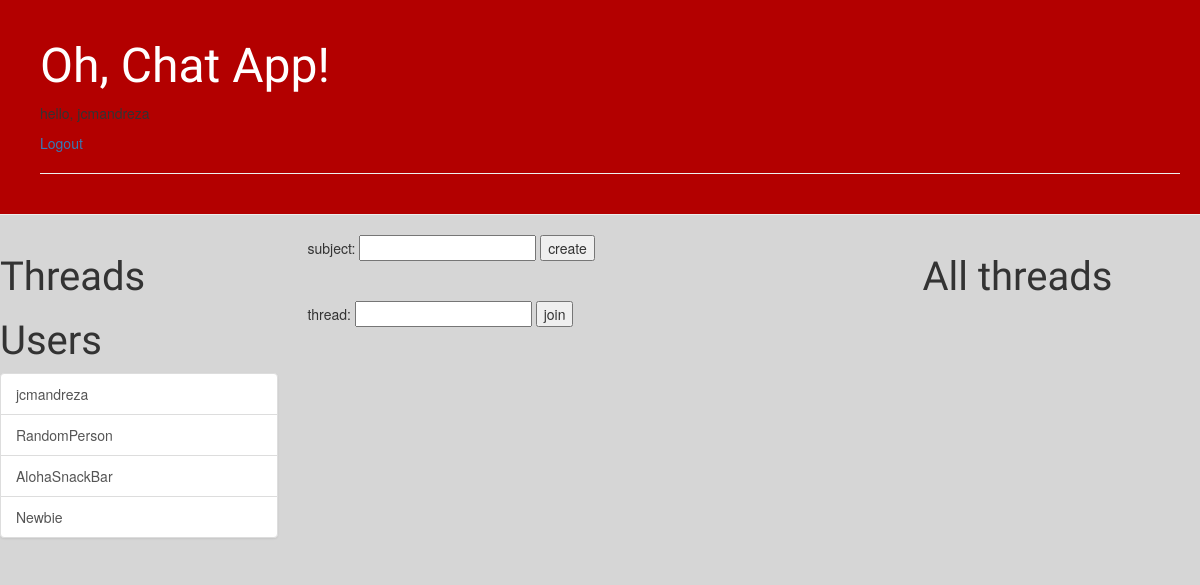
Page / (signed in) on the earlier database version.
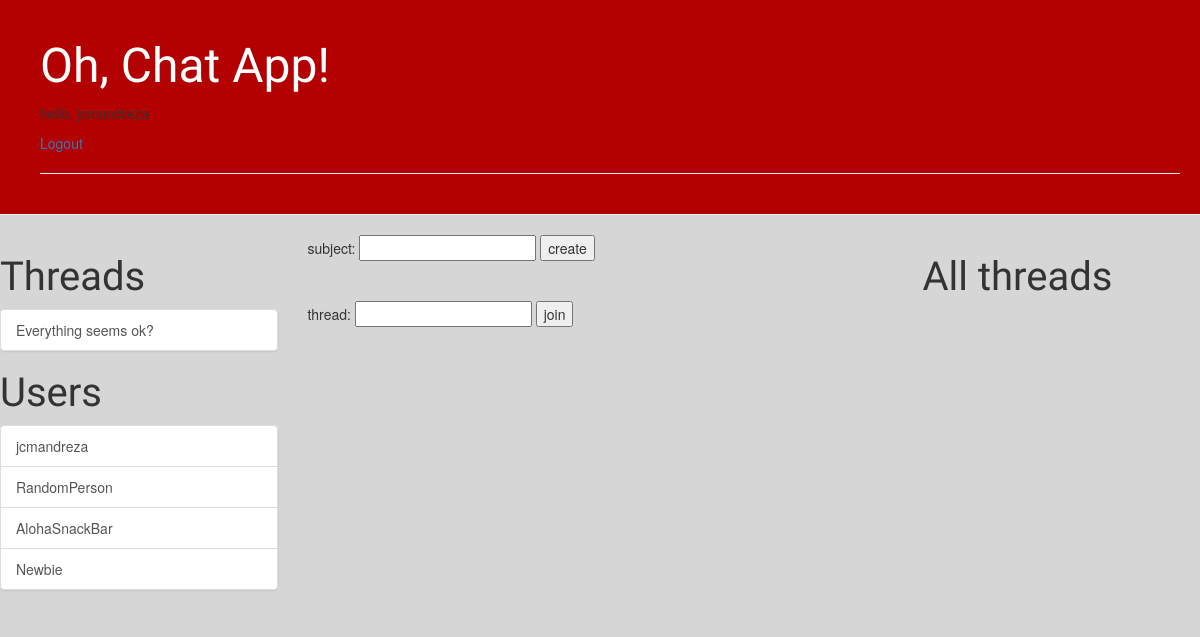
Same page on the later database version.
### messenger/models.py (models this page shows, shortened)
class Profile(models.Model):
	first_name = models.CharField(max_length=30, blank = False)
	last_name = models.CharField(max_length=30, blank = False)
	owner = models.OneToOneField(User, related_name='profile')
	thread = models.ManyToManyField(MessageThread,
		related_name = '_thread', through = 'ProfileThread')

class MessageThread(models.Model):
    subject = models.CharField(max_length=255, blank=True)
    participants = models.ManyToManyField(User, related_name='message_threads')
    when_created = models.DateTimeField(auto_now_add=True)
    objects = ThreadManager()

### dashboard/views.py (the view)
# urls.py: 2. Add a URL to urlpatterns:  url(r'^$', views.home, name='home')
@login_required
def home(request):
    context = {
        'threads': MessageThread.objects.filter(participants=request.user).order_by('-when_created'),
        'users' : Profile.objects.all(),
        'allthreads':MessageThread.objects.all().order_by('-when_created')
    }
    return render(request, 'dashboard/home.html',context = context)

### dashboard/templates/dashboard/home.html (shortened to what this page needs)
{% extends 'dashboard/base.html' %}
{% block content %}
  <div class = "row">
        <div class="col-md-3">
            <h3> Threads</h3>
            <div class="list-group">
                {% for thread in threads %}
                    <a href="{% url 'details' pk=thread.pk %}"class="list-group-item">{{thread.subject}}</a>
                {% endfor %}
            </div>
            <h3> Users</h3>
            <div class="list-group">
                {% for user in users %}
                    <a href="{% url 'home' %}" class="list-group-item">{{user.owner}}</a>
                {% endfor %}
            </div>
        </div>
        <div class="col-md-6">
            {% block details %}
                <form id="createthreads">
                    subject: <input type="text" name="t_subject" id="create_subject">
                    <button>create</button>
                </form>
                <br>
                <br>
                <form id="jointhreads">
                    thread: <input type="text" name="t_subject" id="join_subject">
                    <button>join</button>
                </form>
            {% endblock%}
        </div>
        <div class="col-md-3">
            <h3>All threads</h3>
        </div>
    </div>
{% endblock %}

### dashboard/templates/dashboard/base.html (shortened to what this page needs)
{% load staticfiles %}
{% load static %}
<!DOCTYPE html>
<html lang="en">
  <head>
    <link rel="stylesheet" href="//maxcdn.bootstrapcdn.com/bootstrap/3.2.0/css/bootstrap.min.css">
    <link rel="stylesheet" href="//maxcdn.bootstrapcdn.com/bootstrap/3.2.0/css/bootstrap-theme.min.css">
    <link rel="stylesheet" href="{% static 'css/blog.css' %}">
  </head>
  <body>
    <div class="page-header">
      <h1><a href="/">Oh, Chat App!</a></h1>
        {% if user.is_authenticated %}
        <p>hello, {{request.user}}</p>
          <a href="{% url 'logout' %}">Logout</a>
        {% else %}
          <a href="{% url 'login' %}">Login</a> / <a href="{% url 'signup' %}">Signup</a>
        {% endif %}
      <hr>
    </div>
    {% block content %}{% endblock %}
  </body>
</html>

### dashboard/static/css/blog.css (style rules this page uses)
.page-header { background-color: #b30000; margin-top: 0; padding: 20px 20px 20px 40px; }
.page-header h1, .page-header h1 a, .page-header h1 a:visited, .page-header h1 a:active { color: #ffffff; font-size: 36pt; text-decoration: none; }
body { background-color: #d6d6d6; }
h1, h2, h3, h4 { font-family: 'Lobster', cursive; font-size: 30pt; }

Differences in the rows shown:
added MessageThread: subject "Everything seems ok?"
